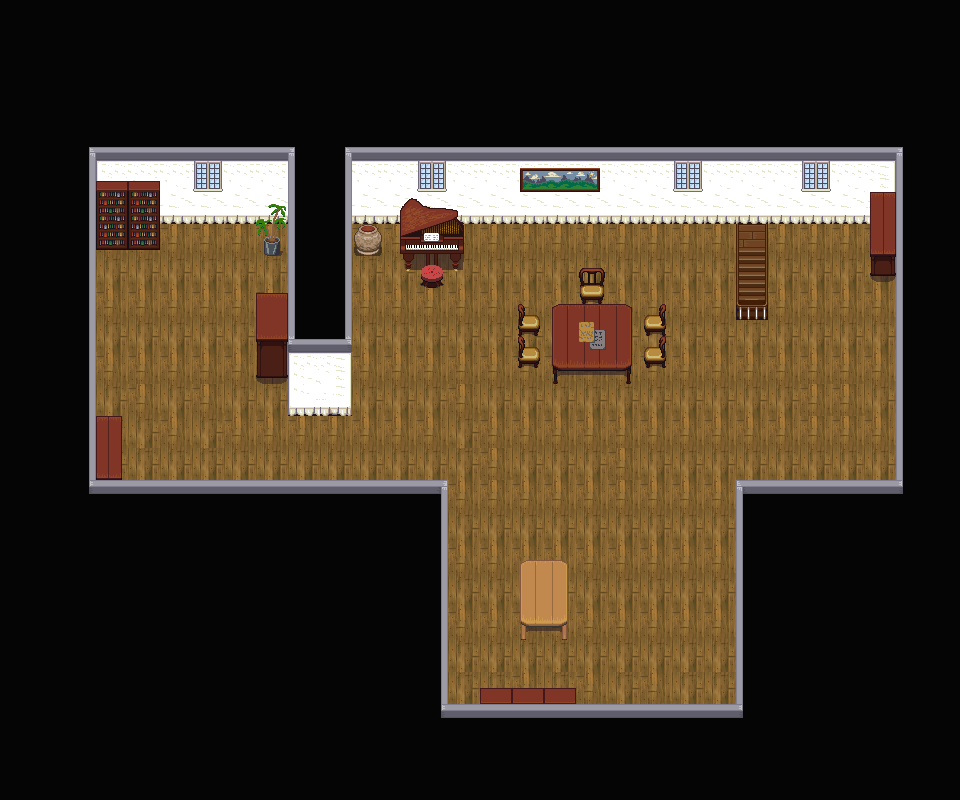

Tiled map render using the project's own tile images. Description and the map definition, with tile-layer contents summarised, below:
An orthogonal 30x25 tile map with 32x32 px tiles, 3 tile layers (ground, terrain, terrain2), 5 tilesets and 42 objects (chaiseH, chaiseB, portal1, chest1, chest2, ...).

<map version="1.0" tiledversion="1.0.3" orientation="orthogonal" renderorder="right-up" width="30" height="25" tilewidth="32" tileheight="32" nextobjectid="136">
 <properties>
  <property name="music" value="THEME_VILLAGE" />
 </properties>
 <tileset firstgid="1" source="stairs.tsx" />
 <tileset firstgid="113" source="house_inside_full.tsx" />
 <tileset firstgid="1013" source="house_inside_full2.tsx" />
 <tileset firstgid="1517" source="Celianna_TileA5.tsx" />
 <tileset firstgid="1645" source="terrain.tsx" />
 <layer name="ground" width="30" height="25">
  <data>[750 cells, 750 non-empty, 21 distinct tile ids]</data>
 </layer>
 <layer name="terrain" width="30" height="25">
  <data>[750 cells, 85 non-empty, 55 distinct tile ids]</data>
 </layer>
 <layer name="terrain2" width="30" height="25">
  <data>[750 cells, 10 non-empty, 8 distinct tile ids]</data>
 </layer>
 <objectgroup name="zindex_terrain">
  <object id="95" x="736" y="480">
   <polygon points="0,0 0,56 160,56 168,0" />
  </object>
  <object id="96" x="448" y="536">
   <polygon points="0,18 -360,14 -360,-56 0,-56" />
  </object>
  <object id="97" x="440" y="704">
   <polygon points="0,0 304,0 304,56 0,56" />
  </object>
  <object id="106" x="360" y="232">
   <polygon points="0,0 -8,8 0,24 16,24 24,8 16,-8 0,-8" />
  </object>
  <object id="107" x="264" y="256">
   <polygon points="0,0 16,0 16,-16 16,-32 24,-48 8,-56 0,-32 -8,-40 0,-16" />
  </object>
  <object id="122" x="552" y="309">
   <polygon points="0,0 8,-4 73,-3 79,1 80,77 1,75" />
  </object>
  <object id="124" x="517.333" y="305.333">
   <polygon points="0,0 6,0 8,9.33333 18,10.6667 22.6667,30 1.33333,29.3333" />
  </object>
  <object id="126" x="582.667" y="269.333">
   <polygon points="0,0 -3.33333,2.66667 -0.666667,16 -2.66667,20.6667 -0.666667,42 24,42.6667 21.3333,23.3333 18.6667,16.6667 22,1.33333 18,-0.666667" />
  </object>
  <object id="127" x="530.667" y="561.333">
   <polygon points="0,0 -10.6667,2.66667 -8.66667,78.6667 37.3333,79.3333 35.3333,4.66667 30.6667,0.666667" />
  </object>
  <object id="129" x="257.333" y="293.333">
   <polygon points="0,0 -1.33333,82.6667 28.6667,82.6667 30.6667,-0.666667" />
  </object>
  <object id="130" x="88.6667" y="416.667">
   <polygon points="0,0 32,0 31.3333,93.3333 0,94.6667" />
  </object>
  <object id="125" name="chaiseH" x="647.333" y="317.333">
   <polygon points="0,0 -2.66667,4 -2,18 18,18 18,-12.6667 14,-11.3333 11.3333,-2" />
  </object>
 </objectgroup>
 <objectgroup name="zindex_terrain2">
  <object id="132" name="chaiseB" x="645.333" y="347.333">
   <polygon points="0,0 -0.666667,17.3333 20.6667,19.3333 18.6667,0 18,-12.6667 12,-11.3333 12,-1.33333" />
  </object>
  <object id="133" x="481.333" y="688.667">
   <polygon points="0,0 0,46 95.3333,47.3333 94.6667,0" />
  </object>
  <object id="134" x="519.333" y="338">
   <polygon points="0,0 -1.33333,29.3333 21.3333,30 16.6667,11.3333 4.66667,10.6667" />
  </object>
 </objectgroup>
 <objectgroup name="collision">
  <object id="89" x="960" y="0">
   <polygon points="0,0 0,224 -960,224 -968,0" />
  </object>
  <object id="90" x="88" y="224">
   <polygon points="0,0 0,576 -88,576 -88,0" />
  </object>
  <object id="91" x="88" y="512">
   <polygon points="0,0 352,0 352,288 0,288" />
  </object>
  <object id="92" x="440" y="736">
   <polygon points="0,0 304,0 304,64 0,64" />
  </object>
  <object id="93" x="744" y="512">
   <polygon points="0,0 0,288 216,288 216,0" />
  </object>
  <object id="94" x="904" y="512">
   <polygon points="0,0 0,-288 56,-288 56,0" />
  </object>
  <object id="98" x="736" y="264">
   <polygon points="0,8 32,8 32,56 0,56" />
  </object>
  <object id="99" x="288" y="344">
   <polygon points="0,72 64,72 64,-120 0,-120" />
  </object>
  <object id="102" x="160" y="224">
   <polygon points="0,0 0,24 -64,24 -64,0" />
  </object>
  <object id="103" x="264" y="240">
   <polygon points="0,0 0,16 16,16 16,0" />
  </object>
  <object id="104" x="360" y="240">
   <polygon points="0,0 0,16 16,16 16,0 8,0" />
  </object>
  <object id="105" x="400" y="224">
   <polygon points="0,0 0,40 8,48 16,48 24,64 40,64 48,48 64,48 64,0" />
  </object>
  <object id="111" x="258" y="313">
   <polygon points="0,0 29,0 29,63 -1,63" />
  </object>
  <object id="112" x="120" y="434">
   <polygon points="0,0 -30,0 -32,77 1,78" />
  </object>
  <object id="113" x="482" y="704">
   <polygon points="0,0 0,31 94,31 92,-1" />
  </object>
  <object id="114" x="870" y="195">
   <polygon points="0,0 1,79 26,81 26,-3" />
  </object>
  <object id="115" x="553" y="323">
   <polygon points="0,0 79,-1 78,62 0,61" />
  </object>
  <object id="116" x="521" y="356">
   <polygon points="0,0 -1,11 18,11 16,-2" />
  </object>
  <object id="117" x="520" y="322">
   <polygon points="0,0 19,0 20,12 1,13" />
  </object>
  <object id="118" x="645" y="323">
   <polygon points="0,0 1,12 17,13 19,1" />
  </object>
  <object id="119" x="648" y="356">
   <polygon points="0,0 0,11 15,11 15,-1" />
  </object>
  <object id="120" x="582" y="292">
   <polygon points="0,0 21,0 23,17 -1,17" />
  </object>
  <object id="121" x="520" y="577">
   <polygon points="0,0 45,0 46,64 1,62" />
  </object>
 </objectgroup>
 <objectgroup name="interactions">
  <object id="108" name="portal1" gid="249" x="736" y="263" width="32" height="32" />
  <object id="109" name="chest1" gid="249" x="703" y="636" width="32" height="32" />
  <object id="110" name="chest2" gid="249" x="95" y="232" width="32" height="32" />
  <object id="135" name="frog" gid="1690" x="446" y="385" width="32" height="32" />
 </objectgroup>
 <objectgroup name="items" />
</map>
